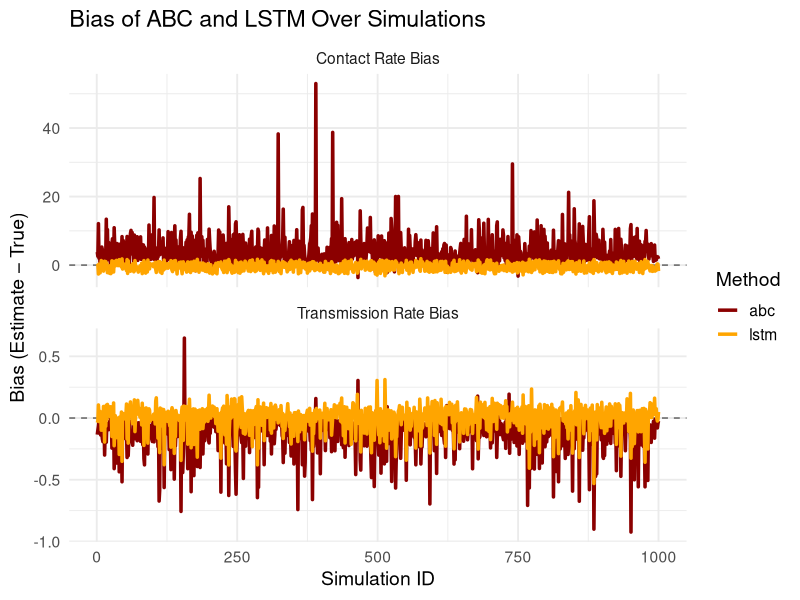
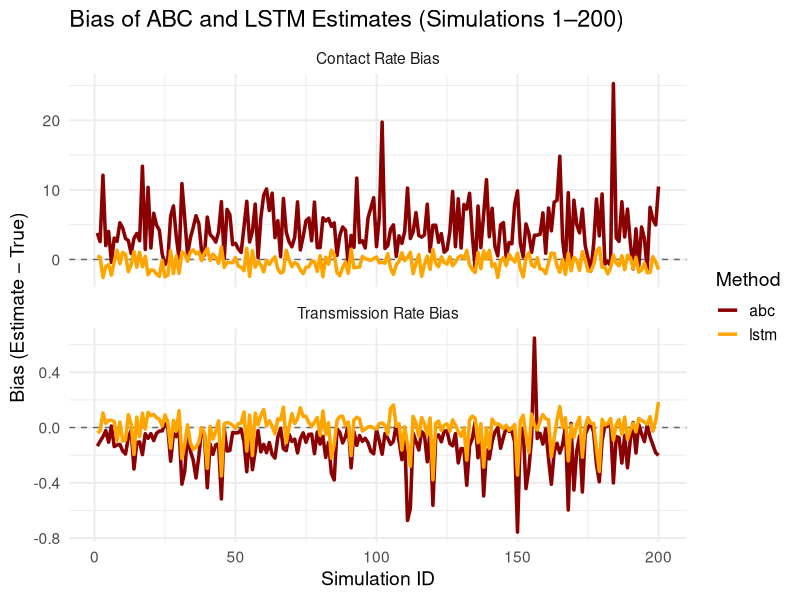

These figures' R source, in order:
library(tidyverse)
df=read_csv("params_all.csv")
# Step 1: Pivot to wide format
df_wide <- df %>%
  pivot_wider(
    id_cols = sim_id,
    names_from = param_type,
    values_from = c(contact_rate, transmission_rate)
  ) %>%
  rename(
    true_crate  = contact_rate_true,
    abc_crate   = contact_rate_abc,
    lstm_crate  = contact_rate_lstm,
    true_ptran  = transmission_rate_true,
    abc_ptran   = transmission_rate_abc,
    lstm_ptran  = transmission_rate_lstm
  )

# Step 2: Compute biases
bias_df <- df_wide %>%
  mutate(
    bias_crate_abc  = abc_crate  - true_crate,
    bias_crate_lstm = lstm_crate - true_crate,
    bias_ptran_abc  = abc_ptran  - true_ptran,
    bias_ptran_lstm = lstm_ptran - true_ptran
  ) %>%
  select(sim_id, starts_with("bias_")) %>%
  arrange(sim_id)

# Step 3: Convert to long format
bias_long <- bias_df %>%
  pivot_longer(
    cols = -sim_id,
    names_to = c("param", "method"),
    names_pattern = "bias_(.*)_(abc|lstm)"
  )

# Step 4: Line plot — trends over sim_id
ggplot(bias_long, aes(x = sim_id, y = value, color = method, group = method)) +
  geom_hline(yintercept = 0, linetype = "dashed", color = "gray40") +
  geom_line(linewidth = 1.2) +
  facet_wrap(~param, scales = "free_y", ncol = 1,
             labeller = as_labeller(c(crate = "Contact Rate Bias",
                                      ptran = "Transmission Rate Bias"))) +
  scale_color_manual(values = c("abc" = "darkred", "lstm" = "orange")) +
  labs(
    title = "Bias of ABC and LSTM Over Simulations",
    x = "Simulation ID",
    y = "Bias (Estimate − True)",
    color = "Method"
  ) +
  theme_minimal(base_size = 14)


bias_long_filtered <- bias_long %>%
  filter(sim_id <= 200)
ggplot(bias_long_filtered, aes(x = sim_id, y = value, color = method, group = method)) +
  geom_hline(yintercept = 0, linetype = "dashed", color = "gray40") +
  geom_line(linewidth = 1.2) +
  facet_wrap(~param, scales = "free_y", ncol = 1,
             labeller = as_labeller(c(crate = "Contact Rate Bias",
                                      ptran = "Transmission Rate Bias"))) +
  scale_color_manual(values = c("abc" = "darkred", "lstm" = "orange")) +
  labs(
    title = "Bias of ABC and LSTM Estimates (Simulations 1–200)",
    x = "Simulation ID",
    y = "Bias (Estimate − True)",
    color = "Method"
  ) +
  theme_minimal(base_size = 14)

